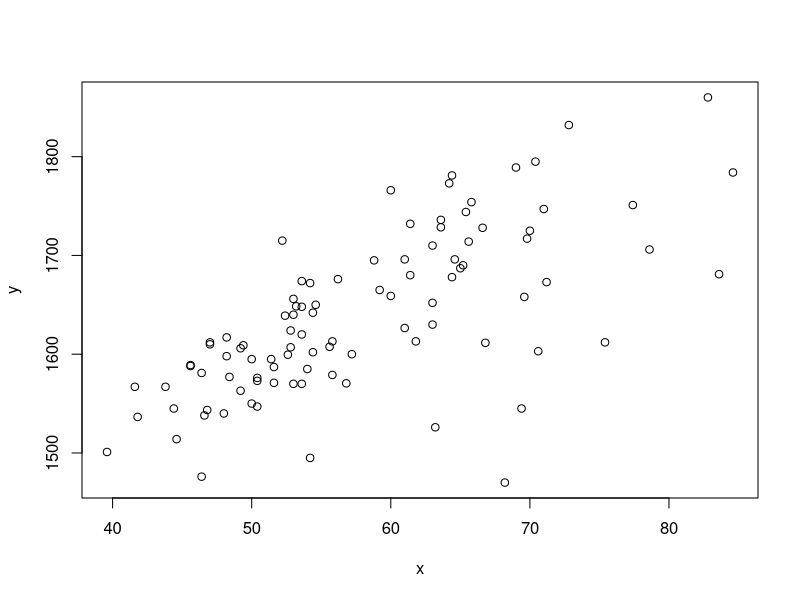

This chart was generated by the following R code:
Body = read.table("SampleData03_forR2.csv", header = T, sep = ",")
cname = colnames(Body)

pdf("body.pdf")
x <- Body[,7]
y <- Body[,8]
plot(x, y)
dev.off()
